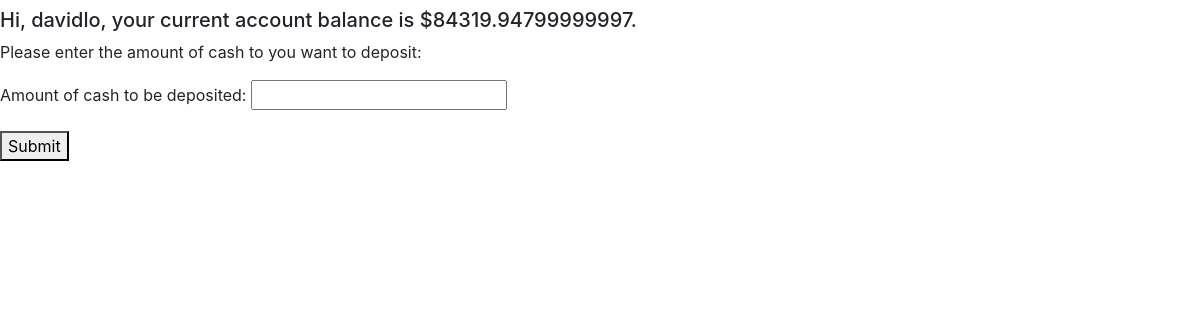
Page /trader/deposit-cash/ (signed in) on the earlier database version.
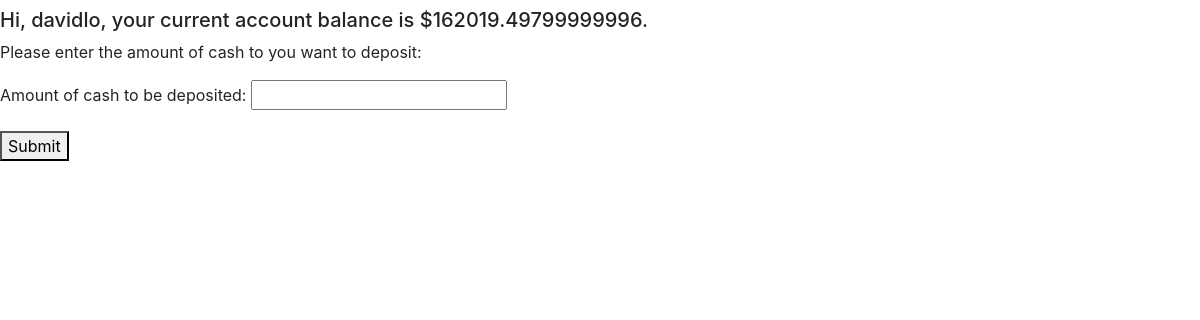
Same page on the later database version.
### trader/models.py (models this page shows, shortened)
class Cash(models.Model):
    user = models.ForeignKey(User, on_delete=models.CASCADE)
    cash = models.FloatField(default=0)
    updated = models.DateTimeField(blank=True, null=True)
    def __float__(self):
        return self.cash

### trader/views.py (the view)
# urls.py: path('deposit-cash/', views.depositcash, name='deposit-cash'),
@login_required
def depositcash(request):
    cash = float(Cash.objects.get(user=request.user))
    username = request.user
    form = DepositCashForm()
    context = {
        'cash': cash,
        'username': username,
        'form': form,
    }
    return render(request, 'inject-cash.html', context)

### trader/forms.py
class DepositCashForm(forms.Form):
    cash = forms.FloatField(label='Amount of cash to be deposited')
    tx_time = forms.DateField(widget=forms.HiddenInput(), required=False)

### trader/templates/inject-cash.html (shortened to what this page needs)
{% extends "base.html" %}
{% block content %}
    <h5 class="my-2">Hi, {{ user.get_username }}, your current account balance is ${{ cash }}.</h5>
    <p>Please enter the amount of cash to you want to deposit:</p>
    <form action="{% url 'deposit-preview' %}" method="POST">
        {{ form.as_p }}
        <button type="submit">Submit</button>
    </form>
{% endblock %}

### trader/templates/base.html (shortened to what this page needs)
<!DOCTYPE html>
<html lang="en">
<head>
    <link rel="stylesheet" href="https://cdn.jsdelivr.net/npm/bootstrap@4.5.3/dist/css/bootstrap.min.css">
</head>
<body>
    {% block content %}{% endblock %}
</body>
</html>

Differences in the rows shown:
changed Cash: cash "84319.94799999997" → "162019.49799999996"
